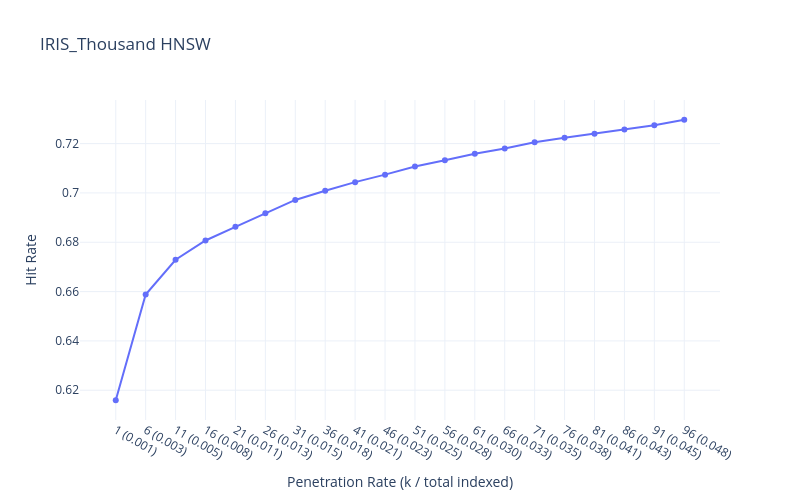

Notebook source saved alongside this figure:
### Code cell
x_labels, hit_rates = evaluate_hit_rate_topk(hnsw, y_index, X_query, y_query,k_max = 100,ef_search=200)

plot_hit_rate_plotly_topk(x_labels, hit_rates,200,"IRIS_Thousand HNSW")

### Figure 1 — Plotly figure (JSON) as saved in the notebook; plotly's stock layout.template omitted (floating-point values rounded to 4 significant figures)
{"data": [{"line": {"width": 2}, "marker": {"size": 6}, "mode": "lines+markers", "name": "efSearch=200", "type": "scatter", "x": ["1 (0.001)", "6 (0.003)", "11 (0.005)", "16 (0.008)", "21 (0.011)", "26 (0.013)", "31 (0.015)", "36 (0.018)", "41 (0.021)", "46 (0.023)", "51 (0.025)", "56 (0.028)", "61 (0.030)", "66 (0.033)", "71 (0.035)", "76 (0.038)", "81 (0.041)", "86 (0.043)", "91 (0.045)", "96 (0.048)"], "y": [0.6159, 0.6588, 0.6729, 0.6807, 0.6862, 0.6918, 0.6972, 0.7009, 0.7044, 0.7074, 0.7107, 0.7132, 0.7159, 0.718, 0.7205, 0.7223, 0.724, 0.7257, 0.7275, 0.7297]}], "layout": {"height": 500, "hovermode": "x unified", "title": {"text": "IRIS_Thousand HNSW"}, "width": 800, "xaxis": {"title": {"text": "Penetration Rate (k / total indexed)"}}, "yaxis": {"title": {"text": "Hit Rate"}}}}
